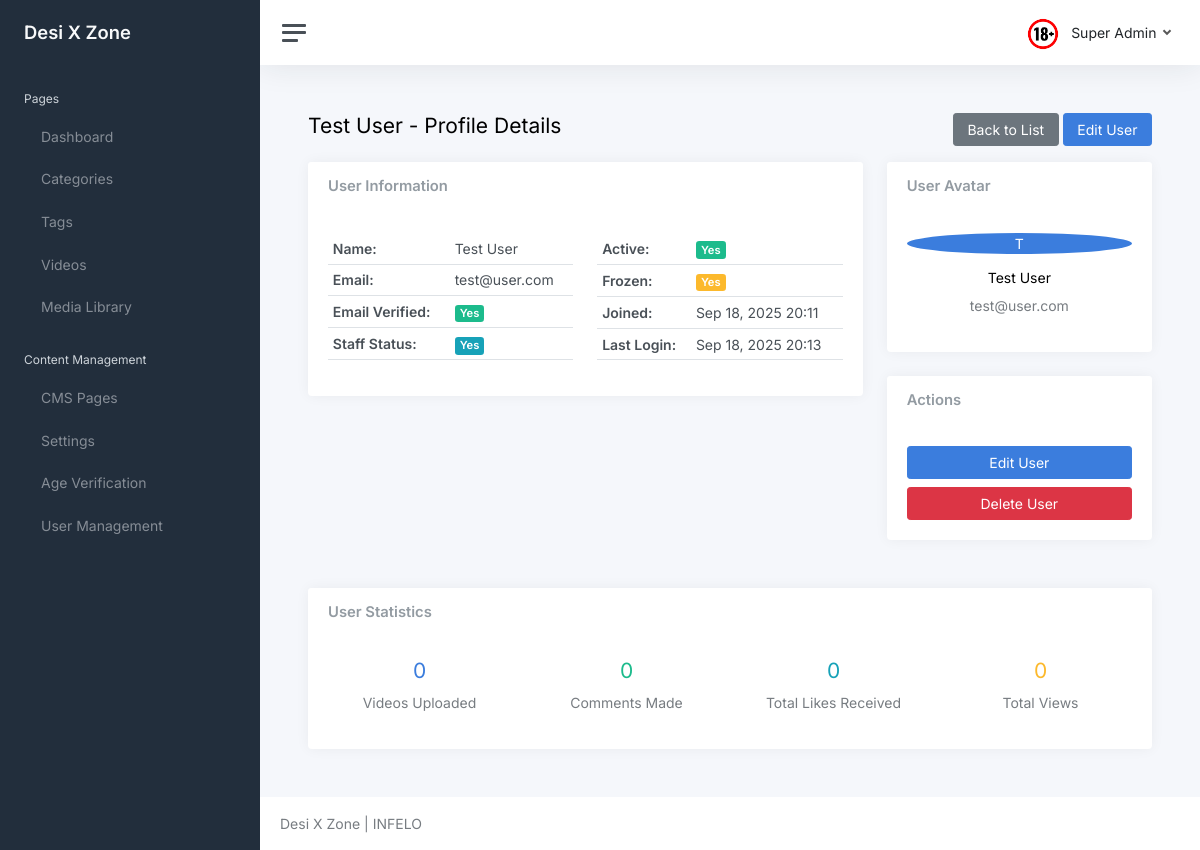
Page /core/users/5/ (signed in) on the committed database.
### core/models.py (models this page shows, shortened)
class Settings(models.Model):
	key = models.CharField(max_length=100, unique=True, help_text="Setting key (e.g., 'site_title', 'contact_email')")
	value = models.TextField(help_text="Setting value")
	description = models.TextField(blank=True, help_text="Description of what this setting does")
	created_at = models.DateTimeField(auto_now_add=True)
	updated_at = models.DateTimeField(auto_now=True)
	class Meta:
		ordering = ['key']
		verbose_name = "Setting"
		verbose_name_plural = "Settings"
	@classmethod
	def get_setting(cls, key, default=None):
		try:
			return cls.objects.get(key=key).value
		except cls.DoesNotExist:
			return default

class User(AbstractUser):
	username = None
	first_name = None
	last_name = None
	name = models.CharField(max_length=150, blank=True)
	email = models.EmailField(unique=True)
	is_freeze = models.BooleanField(default=False)
	is_email_verified = models.BooleanField(default=False)
	email_verification_token = models.CharField(max_length=100, blank=True, null=True)
	email_verification_created = models.DateTimeField(blank=True, null=True)
	is_staff = models.BooleanField(default=False, help_text="Designates whether the user can log into the admin site. Only activated users can access admin.")
	USERNAME_FIELD = 'email'
	REQUIRED_FIELDS = []

### core/views.py (the view)
# urls.py: path('users/<int:pk>/', views.user_detail, name='user_detail'),
@login_required(login_url='login')
def user_detail(request, pk):
	user = get_object_or_404(User, pk=pk)
	context = {
		'user': user,
	}
	return render(request, 'core/user_detail.html', context)

### adulto/context_processors.py (called while the page is built)
def site_branding(request):
	return {
		"site_brand": getattr(settings, "SITE_BRAND", "Desi X Zone"),
		"site_logo_url": getattr(settings, "SITE_LOGO_URL", "/static/logo.png"),
	}

### core/models.py (called while the page is built)
	@classmethod
	def get_active(cls):
		try:
			return cls.objects.filter(is_active=True).first()
		except:
			return None

### templates/core/user_detail.html
{% extends 'core/layout/base.html' %}
{% block content %}
<div class="container-fluid p-0">
    <div class="d-flex justify-content-between align-items-center mb-3">
        <h1 class="h3 d-inline align-middle">{{ user.name|default:"User" }} - Profile Details</h1>
        <div>
            <a class="btn btn-secondary" href="{% url 'user_list' %}">Back to List</a>
            <a class="btn btn-primary" href="{% url 'user_update' user.id %}">Edit User</a>
        </div>
    </div>
    <div class="row">
        <div class="col-md-8">
            <div class="card">
                <div class="card-header">
                    <h5 class="card-title mb-0">User Information</h5>
                </div>
                <div class="card-body">
                    <div class="row">
                        <div class="col-md-6">
                            <table class="table table-sm">
                                <tr>
                                    <td><strong>Name:</strong></td>
                                    <td>{{ user.name|default:"Not set" }}</td>
                                </tr>
                                <tr>
                                    <td><strong>Email:</strong></td>
                                    <td>{{ user.email }}</td>
                                </tr>
                                <tr>
                                    <td><strong>Email Verified:</strong></td>
                                    <td>
                                        {% if user.is_email_verified %}
                                            <span class="badge bg-success">Yes</span>
                                        {% else %}
                                            <span class="badge bg-warning">No</span>
                                        {% endif %}
                                    </td>
                                </tr>
                                <tr>
                                    <td><strong>Staff Status:</strong></td>
                                    <td>
                                        {% if user.is_staff %}
                                            <span class="badge bg-info">Yes</span>
                                        {% else %}
                                            <span class="badge bg-secondary">No</span>
                                        {% endif %}
                                    </td>
                                </tr>
                            </table>
                        </div>
                        <div class="col-md-6">
                            <table class="table table-sm">
                                <tr>
                                    <td><strong>Active:</strong></td>
                                    <td>
                                        {% if user.is_active %}
                                            <span class="badge bg-success">Yes</span>
                                        {% else %}
                                            <span class="badge bg-danger">No</span>
                                        {% endif %}
                                    </td>
                                </tr>
                                <tr>
                                    <td><strong>Frozen:</strong></td>
                                    <td>
                                        {% if user.is_freeze %}
                                            <span class="badge bg-warning">Yes</span>
                                        {% else %}
                                            <span class="badge bg-success">No</span>
                                        {% endif %}
                                    </td>
                                </tr>
                                <tr>
                                    <td><strong>Joined:</strong></td>
                                    <td>{{ user.date_joined|date:"M d, Y H:i" }}</td>
                                </tr>
                                <tr>
                                    <td><strong>Last Login:</strong></td>
                                    <td>{{ user.last_login|date:"M d, Y H:i"|default:"Never" }}</td>
                                </tr>
                            </table>
                        </div>
                    </div>
                </div>
            </div>
        </div>
        <div class="col-md-4">
            <div class="card">
                <div class="card-header">
                    <h5 class="card-title mb-0">User Avatar</h5>
                </div>
                <div class="card-body text-center">
                    <div class="w-20 h-20 bg-primary rounded-circle d-flex align-items-center justify-content-center mx-auto mb-3">
                        <span class="text-white font-weight-bold text-2xl">{{ user.name|first|upper|default:user.email|first|upper }}</span>
                    </div>
                    <h5>{{ user.name|default:"No Name" }}</h5>
                    <p class="text-muted">{{ user.email }}</p>
                </div>
            </div>
            <div class="card mt-3">
                <div class="card-header">
                    <h5 class="card-title mb-0">Actions</h5>
                </div>
                <div class="card-body">
                    <div class="d-grid gap-2">
                        <a class="btn btn-primary" href="{% url 'user_update' user.id %}">Edit User</a>
                        <a class="btn btn-danger" href="{% url 'user_delete' user.id %}">Delete User</a>
                    </div>
                </div>
            </div>
        </div>
    </div>
    <div class="row mt-4">
        <div class="col-12">
            <div class="card">
                <div class="card-header">
                    <h5 class="card-title mb-0">User Statistics</h5>
                </div>
                <div class="card-body">
                    <div class="row">
                        <div class="col-md-3">
                            <div class="text-center">
                                <h3 class="text-primary">{{ user.videos.count }}</h3>
                                <p class="text-muted">Videos Uploaded</p>
                            </div>
                        </div>
                        <div class="col-md-3">
                            <div class="text-center">
                                <h3 class="text-success">{{ user.comments.count }}</h3>
                                <p class="text-muted">Comments Made</p>
                            </div>
                        </div>
                        <div class="col-md-3">
                            <div class="text-center">
                                <h3 class="text-info">{{ user.videos.aggregate.total_likes|default:0 }}</h3>
                                <p class="text-muted">Total Likes Received</p>
                            </div>
                        </div>
                        <div class="col-md-3">
                            <div class="text-center">
                                <h3 class="text-warning">{{ user.videos.aggregate.total_views|default:0 }}</h3>
                                <p class="text-muted">Total Views</p>
                            </div>
                        </div>
                    </div>
                </div>
            </div>
        </div>
    </div>
</div>
{% endblock %}

### templates/core/layout/base.html (shortened to what this page needs)
<!DOCTYPE html>
<html lang="en">
<head>
    <link href="/static/core/css/app.css" rel="stylesheet">
</head>
<body>
    <div class="wrapper">
        {% include 'core/layout/sidebar.html' %}
        <div class="main">
            {% include 'core/layout/header.html' %}
            <main class="content">
                {% block content %}{% endblock %}
            </main>
            <footer class="footer">
                <div class="container-fluid">
                    <div class="row text-muted">
                        <div class="col-6 text-start">
                            <p class="mb-0">
                                {{ site_brand }} | INFELO
                            </p>
                        </div>
                    </div>
                </div>
            </footer>
        </div>
    </div>
</body>
</html>

### templates/core/layout/sidebar.html (shortened to what this page needs)
<nav id="sidebar" class="sidebar js-sidebar">
    <div class="sidebar-content js-simplebar">
        <a class="sidebar-brand" href="index.html">
            <span class="align-middle">{{ site_brand }}</span>
        </a>
        <ul class="sidebar-nav">
            <li class="sidebar-header">
                Pages
            </li>
            <li class="sidebar-item">
                <a class="sidebar-link" href="{% url 'dashboard' %}">
                     <span
                        class="align-middle">Dashboard</span>
                </a>
            </li>
            <li class="sidebar-item">
                <a class="sidebar-link" href="{% url 'category_list' %}">
                     <span
                        class="align-middle">Categories</span>
                </a>
            </li>
            <li class="sidebar-item">
                <a class="sidebar-link" href="{% url 'tag_list' %}">
                     <span
                        class="align-middle">Tags</span>
                </a>
            </li>
            <li class="sidebar-item">
                <a class="sidebar-link" href="{% url 'video_list' %}">
                     <span
                        class="align-middle">Videos</span>
                </a>
            </li>
            <li class="sidebar-item">
                <a class="sidebar-link" href="{% url 'media_library' %}">
                     <span
                        class="align-middle">Media Library</span>
                </a>
            </li>
            <li class="sidebar-header">
                Content Management
            </li>
            <li class="sidebar-item">
                <a class="sidebar-link" href="{% url 'cms_list' %}">
                     <span
                        class="align-middle">CMS Pages</span>
                </a>
            </li>
            <li class="sidebar-item">
                <a class="sidebar-link" href="{% url 'settings_list' %}">
                     <span
                        class="align-middle">Settings</span>
                </a>
            </li>
            <li class="sidebar-item">
                <a class="sidebar-link" href="{% url 'age_verification_list' %}">
                     <span
                        class="align-middle">Age Verification</span>
                </a>
            </li>
            <li class="sidebar-item">
                <a class="sidebar-link" href="{% url 'user_list' %}">
                     <span
                        class="align-middle">User Management</span>
                </a>
            </li>
        </ul>
    </div>
</nav>

### templates/core/layout/header.html (shortened to what this page needs)
<nav class="navbar navbar-expand navbar-light navbar-bg">
    <a class="sidebar-toggle js-sidebar-toggle">
        <i class="hamburger align-self-center"></i>
    </a>
    <div class="navbar-collapse collapse">
        <ul class="navbar-nav navbar-align">
            <li class="nav-item dropdown">
                <a class="nav-link dropdown-toggle d-none d-sm-inline-block" href="#"
                    data-bs-toggle="dropdown">
                    <img src="/static/core/logo.png" class="avatar img-fluid rounded me-1"
                        alt="" /> <span class="text-dark">{{ request.user.name }}</span>
                </a>
            </li>
        </ul>
    </div>
</nav>

### rows in the picture
Settings: value "Desi X Zone"
User: user.name "Super Admin"
User: name "Test User", email "test@user.com", date_joined "Sep 18, 2025 20:11", last_login "Sep 18, 2025 20:13", name|first "T", videos.count "0", comments.count "0", videos.aggregate.total_likes "0", videos.aggregate.total_views "0"
